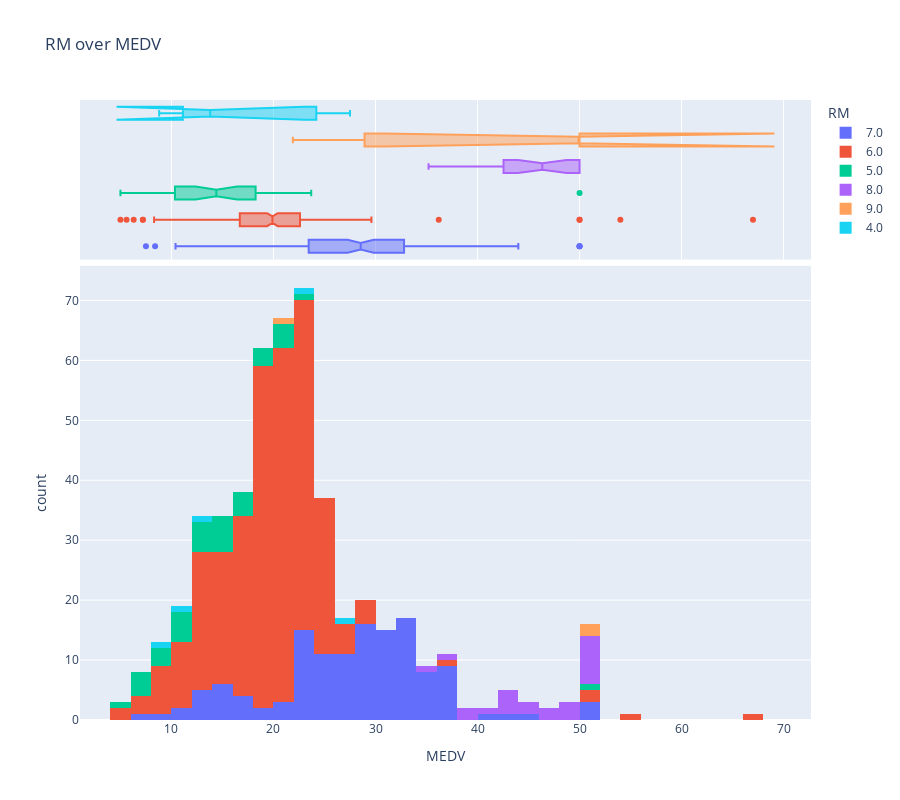

Source (notebook cell):
### Markdown cell above
#### below graph shows dependancy of number of rooms on price of house, from which we can conclude that on average the more house is expensive, the more rooms it has

### Code cell
px.histogram(
    data[["MEDV", "RM"]],
    x="MEDV",
    color="RM",
    marginal="box",
    title="RM over MEDV",
    height=800,
)

### Figure 1 — Plotly figure (JSON) as saved in the notebook; plotly's stock layout.template omitted (floating-point values rounded to 4 significant figures; data arrays with more than 128 entries replaced by an {"elided": "..."} marker saying what was removed)
{"data": [{"alignmentgroup": "True", "bingroup": "x", "hovertemplate": "RM=7.0<br>MEDV=%{x}<br>count=%{y}<extra></extra>", "legendgroup": "7.0", "marker": {"color": "#636efa", "pattern": {"shape": ""}}, "name": "7.0", "offsetgroup": "7.0", "orientation": "v", "showlegend": true, "type": "histogram", "x": {"elided": "132 float values"}, "xaxis": "x", "yaxis": "y"}, {"alignmentgroup": "True", "hovertemplate": "RM=7.0<br>MEDV=%{x}<extra></extra>", "legendgroup": "7.0", "marker": {"color": "#636efa"}, "name": "7.0", "notched": true, "offsetgroup": "7.0", "showlegend": false, "type": "box", "x": {"elided": "132 float values"}, "xaxis": "x2", "yaxis": "y2"}, {"alignmentgroup": "True", "bingroup": "x", "hovertemplate": "RM=6.0<br>MEDV=%{x}<br>count=%{y}<extra></extra>", "legendgroup": "6.0", "marker": {"color": "#EF553B", "pattern": {"shape": ""}}, "name": "6.0", "offsetgroup": "6.0", "orientation": "v", "showlegend": true, "type": "histogram", "x": {"elided": "310 float values"}, "xaxis": "x", "yaxis": "y"}, {"alignmentgroup": "True", "hovertemplate": "RM=6.0<br>MEDV=%{x}<extra></extra>", "legendgroup": "6.0", "marker": {"color": "#EF553B"}, "name": "6.0", "notched": true, "offsetgroup": "6.0", "showlegend": false, "type": "box", "x": {"elided": "310 float values"}, "xaxis": "x2", "yaxis": "y2"}, {"alignmentgroup": "True", "bingroup": "x", "hovertemplate": "RM=5.0<br>MEDV=%{x}<br>count=%{y}<extra></extra>", "legendgroup": "5.0", "marker": {"color": "#00cc96", "pattern": {"shape": ""}}, "name": "5.0", "offsetgroup": "5.0", "orientation": "v", "showlegend": true, "type": "histogram", "x": [20.2, 14.4, 14.4, 13.4, 15.6, 11.8, 14.6, 17.8, 19.6, 15.3, 13.1, 20, 19.3, 23.7, 16.1, 20.8, 21.9, 50, 13.8, 7.2, 10.5, 7.4, 10.2, 11.5, 9.7, 5, 8.3, 17.9, 16.3, 7, 10.4, 13.8, 12, 15.2, 7, 8.1, 19.7], "xaxis": "x", "yaxis": "y"}, {"alignmentgroup": "True", "hovertemplate": "RM=5.0<br>MEDV=%{x}<extra></extra>", "legendgroup": "5.0", "marker": {"color": "#00cc96"}, "name": "5.0", "notched": true, "offsetgroup": "5.0", "showlegend": false, "type": "box", "x": [20.2, 14.4, 14.4, 13.4, 15.6, 11.8, 14.6, 17.8, 19.6, 15.3, 13.1, 20, 19.3, 23.7, 16.1, 20.8, 21.9, 50, 13.8, 7.2, 10.5, 7.4, 10.2, 11.5, 9.7, 5, 8.3, 17.9, 16.3, 7, 10.4, 13.8, 12, 15.2, 7, 8.1, 19.7], "xaxis": "x2", "yaxis": "y2"}, {"alignmentgroup": "True", "bingroup": "x", "hovertemplate": "RM=8.0<br>MEDV=%{x}<br>count=%{y}<extra></extra>", "legendgroup": "8.0", "marker": {"color": "#ab63fa", "pattern": {"shape": ""}}, "name": "8.0", "offsetgroup": "8.0", "orientation": "v", "showlegend": true, "type": "histogram", "x": [38.7, 43.8, 50, 50, 50, 39.8, 50, 50, 42.3, 48.5, 50, 44.8, 37.6, 46.7, 41.7, 48.3, 42.8, 43.1, 48.8, 50, 35.2, 45.4, 46, 50], "xaxis": "x", "yaxis": "y"}, {"alignmentgroup": "True", "hovertemplate": "RM=8.0<br>MEDV=%{x}<extra></extra>", "legendgroup": "8.0", "marker": {"color": "#ab63fa"}, "name": "8.0", "notched": true, "offsetgroup": "8.0", "showlegend": false, "type": "box", "x": [38.7, 43.8, 50, 50, 50, 39.8, 50, 50, 42.3, 48.5, 50, 44.8, 37.6, 46.7, 41.7, 48.3, 42.8, 43.1, 48.8, 50, 35.2, 45.4, 46, 50], "xaxis": "x2", "yaxis": "y2"}, {"alignmentgroup": "True", "bingroup": "x", "hovertemplate": "RM=9.0<br>MEDV=%{x}<br>count=%{y}<extra></extra>", "legendgroup": "9.0", "marker": {"color": "#FFA15A", "pattern": {"shape": ""}}, "name": "9.0", "offsetgroup": "9.0", "orientation": "v", "showlegend": true, "type": "histogram", "x": [50, 50, 21.9], "xaxis": "x", "yaxis": "y"}, {"alignmentgroup": "True", "hovertemplate": "RM=9.0<br>MEDV=%{x}<extra></extra>", "legendgroup": "9.0", "marker": {"color": "#FFA15A"}, "name": "9.0", "notched": true, "offsetgroup": "9.0", "showlegend": false, "type": "box", "x": [50, 50, 21.9], "xaxis": "x2", "yaxis": "y2"}, {"alignmentgroup": "True", "bingroup": "x", "hovertemplate": "RM=4.0<br>MEDV=%{x}<br>count=%{y}<extra></extra>", "legendgroup": "4.0", "marker": {"color": "#19d3f3", "pattern": {"shape": ""}}, "name": "4.0", "offsetgroup": "4.0", "orientation": "v", "showlegend": true, "type": "histogram", "x": [27.5, 23.1, 13.8, 8.8, 11.9], "xaxis": "x", "yaxis": "y"}, {"alignmentgroup": "True", "hovertemplate": "RM=4.0<br>MEDV=%{x}<extra></extra>", "legendgroup": "4.0", "marker": {"color": "#19d3f3"}, "name": "4.0", "notched": true, "offsetgroup": "4.0", "showlegend": false, "type": "box", "x": [27.5, 23.1, 13.8, 8.8, 11.9], "xaxis": "x2", "yaxis": "y2"}], "layout": {"barmode": "relative", "height": 800, "legend": {"title": {"text": "RM"}, "tracegroupgap": 0}, "title": {"text": "RM over MEDV"}, "xaxis": {"anchor": "y", "domain": [0, 1], "title": {"text": "MEDV"}}, "xaxis2": {"anchor": "y2", "domain": [0, 1], "matches": "x", "showgrid": true, "showticklabels": false}, "yaxis": {"anchor": "x", "domain": [0, 0.7326], "title": {"text": "count"}}, "yaxis2": {"anchor": "x2", "domain": [0.7426, 1], "matches": "y2", "showgrid": false, "showline": false, "showticklabels": false, "ticks": ""}}}
